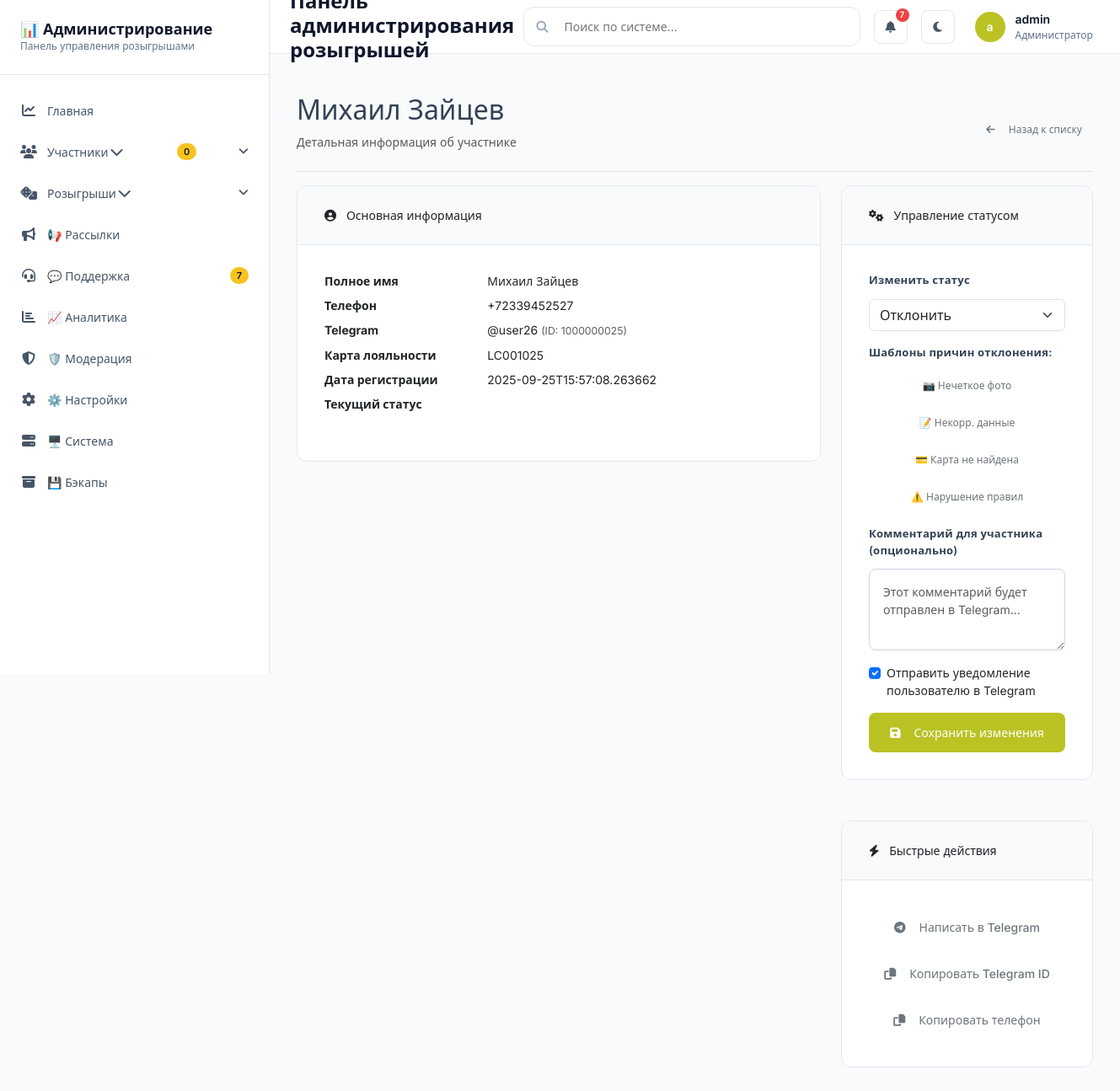
Screenshot of /admin/participants/29 (signed in) with the database file from the repository.
### tables this page shows
CREATE TABLE participants (
        id INTEGER PRIMARY KEY AUTOINCREMENT,
        telegram_id BIGINT UNIQUE NOT NULL,
        username TEXT,
        full_name TEXT NOT NULL,
        phone_number TEXT UNIQUE NOT NULL,
        loyalty_card TEXT UNIQUE NOT NULL,
        photo_path TEXT,
        status TEXT DEFAULT 'pending',
        registration_date TIMESTAMP DEFAULT CURRENT_TIMESTAMP,
        updated_at TIMESTAMP
    , admin_notes TEXT);

### web/routes/admin.py (the view)
@admin_bp.route("/participants/<int:participant_id>")
@login_required
def participant_detail(participant_id: int):
    db = _get_admin_db()
    participants, _ = db.list_participants(page=1, per_page=1000)
    participant = next((p for p in participants if p.id == participant_id), None)
    if not participant:
        flash("Участник не найден", "error")
        return redirect(url_for("admin.participants"))
    return render_template("participant_detail.html", participant=participant)

### database/admin_queries.py (called while the page is built)
    def _connect(self) -> sqlite3.Connection:
        conn = sqlite3.connect(
            self.db_path,
            timeout=30.0,  # 30 second timeout
            isolation_level=None  # Autocommit mode for better performance
        )
        conn.row_factory = sqlite3.Row
        conn.execute("PRAGMA journal_mode=WAL")
        conn.execute("PRAGMA synchronous=NORMAL")
        conn.execute("PRAGMA cache_size=-64000")  # 64MB cache
        conn.execute("PRAGMA temp_store=MEMORY")
        conn.execute("PRAGMA mmap_size=268435456")  # 256MB mmap
        return conn

### web/routes/admin.py (called while the page is built)
def _get_admin_db() -> AdminDatabase:
    try:
        config = current_app.config
        db_path = config.get("DATABASE_PATH", "data/lottery_bot.sqlite")
        return AdminDatabase(db_path=db_path)
    except Exception as e:
        current_app.logger.error(f"Failed to connect to admin database: {e}")
        raise

### web/templates/participant_detail.html (shortened to what this page needs)
{% extends "base.html" %}
{% block content %}
<div class="d-flex justify-content-between flex-wrap flex-md-nowrap align-items-center pt-3 pb-2 mb-3 border-bottom">
    <div>
        <h1 class="h2">{{ participant.full_name }}</h1>
        <p class="text-muted">Детальная информация об участнике</p>
    </div>
    <a href="{{ url_for('admin.participants') }}" class="btn btn-sm btn-outline-secondary">
        <i class="fa-solid fa-arrow-left me-2"></i>Назад к списку
    </a>
</div>
<div class="row g-4">
    <div class="col-lg-8">
        <div class="d-flex flex-column gap-4">
            <div class="card">
                <div class="card-header">
                    <i class="fa-solid fa-user-circle me-2"></i>
                    Основная информация
                </div>
                <div class="card-body">
                    <dl class="row">
                        <dt class="col-sm-4">Полное имя</dt>
                        <dd class="col-sm-8">{{ participant.full_name }}</dd>
                        <dt class="col-sm-4">Телефон</dt>
                        <dd class="col-sm-8">{{ participant.phone_number }}</dd>
                        <dt class="col-sm-4">Telegram</dt>
                        <dd class="col-sm-8">
                            {% if participant.username %}@{{ participant.username }}{% else %}-{% endif %}
                            <span class="text-muted small"> (ID: {{ participant.telegram_id }})</span>
                        </dd>
                        <dt class="col-sm-4">Карта лояльности</dt>
                        <dd class="col-sm-8">{{ participant.loyalty_card }}</dd>
                        <dt class="col-sm-4">Дата регистрации</dt>
                        <dd class="col-sm-8">{{ participant.registration_date if participant.registration_date else 'N/A' }}</dd>
                        <dt class="col-sm-4">Текущий статус</dt>
                        <dd class="col-sm-8">
                            {% if participant.status == 'approved' %}
                                <span class="badge badge-light-success">Одобрено</span>
                            {% elif participant.status == 'pending' %}
                                <span class="badge badge-light-warning">На рассмотрении</span>
                            {% elif participant.status == 'rejected' %}
                                <span class="badge badge-light-danger">Отклонено</span>
                            {% endif %}
                        </dd>
                    </dl>
                </div>
            </div>
        </div>
    </div>
    <div class="col-lg-4">
        <div class="d-flex flex-column gap-4">
            <div class="card">
                <div class="card-header">
                    <i class="fa-solid fa-cogs me-2"></i>
                    Управление статусом
                </div>
                <div class="card-body">
                    <form method="POST" action="{{ url_for('admin.update_single_participant_status', participant_id=participant.id) }}" id="statusForm">
                        <div class="mb-3">
                            <label for="status" class="form-label">Изменить статус</label>
                            <select id="status" name="status" class="form-select">
                                <option value="rejected" {% if participant.status == 'rejected' %}selected{% endif %}>Отклонить</option>
                            </select>
                        </div>
                        <div id="rejectionTemplates" data-show="{% if participant.status == 'rejected' %}true{% else %}false{% endif %}">
                            <label class="form-label small">Шаблоны причин отклонения:</label>
                            <div class="d-grid gap-2 mb-3">
                                <button type="button" class="btn btn-sm btn-outline-secondary text-start" onclick="setNote('Нечеткое фото лифлета.')">📷 Нечеткое фото</button>
                                <button type="button" class="btn btn-sm btn-outline-secondary text-start" onclick="setNote('Некорректные данные.')">📝 Некорр. данные</button>
                                <button type="button" class="btn btn-sm btn-outline-secondary text-start" onclick="setNote('Карта не найдена.')">💳 Карта не найдена</button>
                                <button type="button" class="btn btn-sm btn-outline-secondary text-start" onclick="setNote('Нарушение правил.')">⚠️ Нарушение правил</button>
                            </div>
                        </div>
                        <div class="mb-3">
                            <label for="notes" class="form-label">Комментарий для участника (опционально)</label>
                            <textarea id="notes" name="notes" rows="3" class="form-control" placeholder="Этот комментарий будет отправлен в Telegram...">{{ participant.admin_notes or '' }}</textarea>
                        </div>
                        <div class="form-check mb-3">
                            <input class="form-check-input" type="checkbox" name="send_notification" id="send_notification" checked>
                            <label class="form-check-label" for="send_notification">
                                Отправить уведомление пользователю в Telegram
                            </label>
                        </div>
                        <button type="submit" class="btn btn-primary w-100">
                            <i class="fa-solid fa-save me-2"></i>Сохранить изменения
                        </button>
                    </form>
                </div>
            </div>
            <div class="card">
                <div class="card-header">
                    <i class="fa-solid fa-bolt me-2"></i>
                    Быстрые действия
                </div>
                <div class="card-body d-grid gap-2">
                    <a href="https://t.me/{{ participant.username }}" target="_blank" class="btn btn-outline-secondary" {% if not participant.username %}disabled{% endif %}>
                        <i class="fa-brands fa-telegram me-2"></i>Написать в Telegram
                    </a>
                    <button onclick="copyToClipboard('{{ participant.telegram_id }}', 'Telegram ID')" class="btn btn-outline-secondary">
                        <i class="fa-solid fa-copy me-2"></i>Копировать Telegram ID
                    </button>
                    <button onclick="copyToClipboard('{{ participant.phone_number }}', 'Телефон')" class="btn btn-outline-secondary">
                        <i class="fa-solid fa-copy me-2"></i>Копировать телефон
                    </button>
                </div>
            </div>
        </div>
    </div>
</div>
{% endblock %}

### web/static/css/custom.css (style rules this page uses)
:root { --color-primary: hsl(63, 69%, 45%); --color-pending: hsl(45, 95%, 55%); --color-approved: hsl(142, 69%, 45%); --color-rejected: hsl(0, 84%, 60%); --color-in-progress: hsl(217, 91%, 60%); --color-archived: hsl(210, 11%, 71%); --color-urgent: hsl(0, 84%, 60%); --color-high: hsl(25, 95%, 53%); --color-medium: hsl(45, 95%, 55%); --color-low: hsl(210, 11%, 71%); --color-white: #ffffff; --color-gray-50: #f8fafc; --color-gray-100: #f1f5f9; --color-gray-200: #e2e8f0; --color-gray-300: #cbd5e1; --color-gray-400: #94a3b8; --color-gray-500: #64748b; --color-gray-600: #475569; --color-gray-700: #334155; --color-gray-800: #1e293b; --color-gray-900: #0f172a; --font-inter: 'Inter', system-ui, -apple-system, sans-serif; --font-jetbrains: 'JetBrains Mono', 'Courier New', monospace; --space-1: 4px; --space-2: 8px; --space-3: 12px; --space-4: 16px; --space-5: 20px; --space-6: 24px; --space-8: 32px; --space-10: 40px; --space-12: 48px; --space-16: 64px; --space-20: 80px; --sidebar-width: 320px; --header-height: 64px; --shadow-sm: 0 1px 2px 0 rgb(0 0 0 / 0.05); --shadow-md: 0 4px 6px -1px rgb(0 0 0 / 0.1), 0 2px 4px -2px rgb(0 0 0 / 0.1); --shadow-lg: 0 10px 15px -3px rgb(0 0 0 / 0.1), 0 4px 6px -4px rgb(0 0 0 / 0.1); --radius-sm: 4px; --radius-md: 8px; --radius-lg: 12px; --radius-xl: 16px; }
* { box-sizing: border-box; }
html { font-size: 16px; }
body { font-family: var(--font-inter); font-size: 14px; line-height: 1.5; color: var(--color-gray-700); background-color: var(--color-gray-50); margin: 0; padding: 0; }
.badge { display: inline-flex; align-items: center; justify-content: center; min-width: 20px; height: 20px; padding: 0 var(--space-2); font-size: 11px; font-weight: 600; line-height: 1; border-radius: 10px; margin-left: auto; }
.card { background: var(--color-white); border: 1px solid var(--color-gray-200); border-radius: var(--radius-lg); overflow: hidden; transition: all 0.2s ease; margin-bottom: var(--space-6); }
.card-header { padding: var(--space-6) var(--space-8); border-bottom: 1px solid var(--color-gray-200); background: var(--color-gray-50); }
.card-body { padding: var(--space-8); }
.btn { display: inline-flex; align-items: center; justify-content: center; gap: var(--space-2); padding: var(--space-3) var(--space-4); border: 1px solid transparent; border-radius: var(--radius-md); font-size: 14px; font-weight: 500; text-decoration: none; cursor: pointer; transition: all 0.2s ease; user-select: none; }
.btn-primary { background: var(--color-primary); color: var(--color-white); }
.btn-sm { padding: var(--space-2) var(--space-3); font-size: 12px; }
.form-label { display: block; font-size: 13px; font-weight: 600; color: var(--color-gray-700); letter-spacing: 0.02em; margin-bottom: var(--space-3); }
.form-control { width: 100%; padding: var(--space-4) var(--space-4); border: 1px solid var(--color-gray-300); border-radius: var(--radius-md); font-size: 14px; font-family: inherit; transition: all 0.2s ease; line-height: 1.5; }
.gap-2 { gap: var(--space-2); }
.gap-4 { gap: var(--space-4); }
.mb-3 { margin-bottom: var(--space-3); }

### rows the page displays
participants: full_name "Михаил Зайцев", phone_number "+72339452527", username "user26", telegram_id "1000000025", loyalty_card "LC001025", registration_date "2025-09-25T15:57:08.263662", status "Отклонить"

### other values shown
{{ current_user.username[0] if current_user.is_authenticated else 'A' }} "a"
{{ current_user.username if current_user.is_authenticated else 'Админ' }} "admin"
